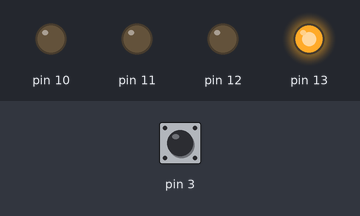
Simulated run of this sketch. Board: Arduino Uno, built with avr-gcc and run on an emulated ATmega328P. Shown: output pins drawn as LEDs (lit = HIGH). Dashed ring = blinking. The inputs (shaded band) are chosen by the test bench; at power-on: pin 3 HIGH.

Above: at 2.8 s.
2.9 s: pin 3 pulled LOW for 3.2 s
At 3.3 s:
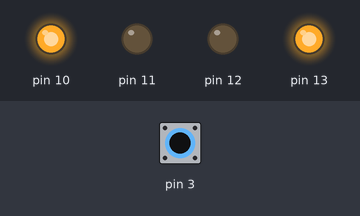
At 9.8 s:
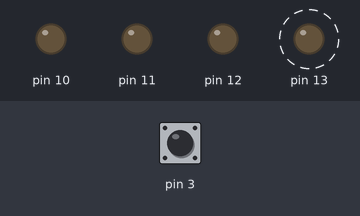
Timing chart, 0 to 13.6 s (numbered marks = the images above; inputs shaded):
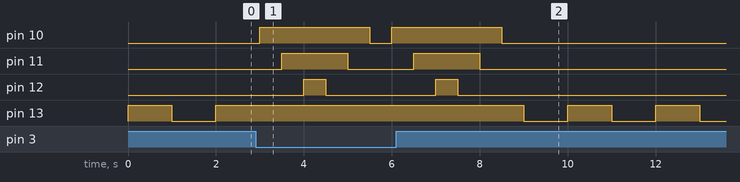

The sketch:

3LEDS_LOADING.ino
```cpp
bool state ;
void setup() {
  pinMode(3,INPUT_PULLUP) ;
  pinMode(10,OUTPUT) ;
  pinMode(11,OUTPUT) ;
  pinMode(12,OUTPUT) ;
  pinMode(13,OUTPUT) ;
}
void loop() {
 state = digitalRead(3);
 if (!state) {
  digitalWrite(10 , !digitalRead(10)) ;
  delay(500);
  digitalWrite(11 , !digitalRead(11)) ;
  delay(500);
  digitalWrite(12 , !digitalRead(12)) ;
  delay(500);
  digitalWrite(12 , LOW) ;
  delay(500);
  digitalWrite(11 , LOW) ;
  delay(500);
  digitalWrite(10 , LOW) ;
  delay(500);
 }
else {
  digitalWrite(13,!digitalRead(13)) ;
  delay(1000);
}
}
```

Measured:
- after the input at 2.9 s, pin 10: alternates HIGH for 2.5 s and LOW for 0.50 s, 4 changes in all, then stays LOW, starting after 0.10 s; pin 11: alternates HIGH for 1.5 s and LOW for 1.5 s, 4 changes in all, then stays LOW, starting after 0.60 s; pin 12: alternates HIGH for 0.50 s and LOW for 2.5 s, 4 changes in all, then stays LOW, starting after 1.1 s
